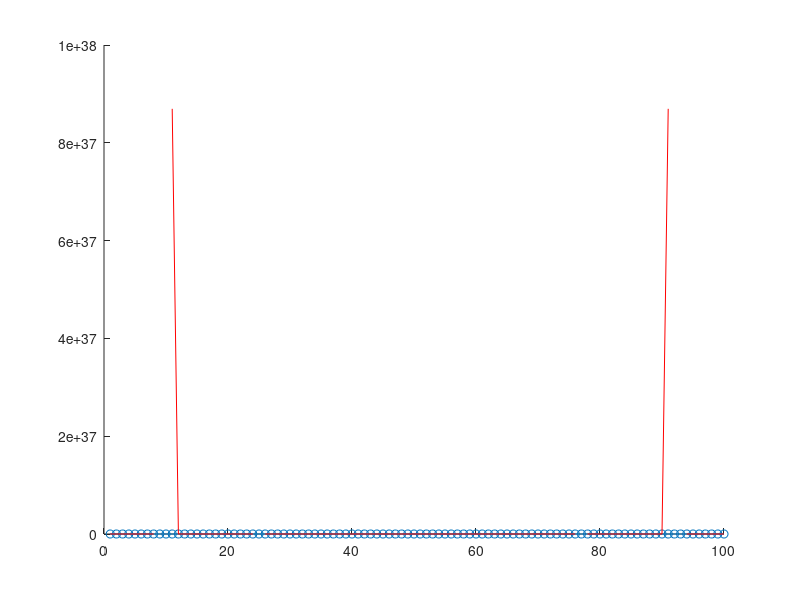

The MATLAB script that drew this image:
clear all, close all, clc
N=100;
xn=cos(0.1*[0:N-1]);


for k=1:N
    X(k)=0;
    for n=1:N
      
    X(k)=xn(n)*exp(-j*(2*pi/N)*(k-1)*(n-1)+X(k));
  
    end
end

for n=1:N
    x(n)=0;
    for k=1:N
 x(n)=(1/N)*xn(k)*exp( j*2*pi/N*(k-1)*(n-1))+x(n);
    end
end


figure
hold on
plot(abs(fft(xn)),'o-')

plot(abs(X),'r') 
